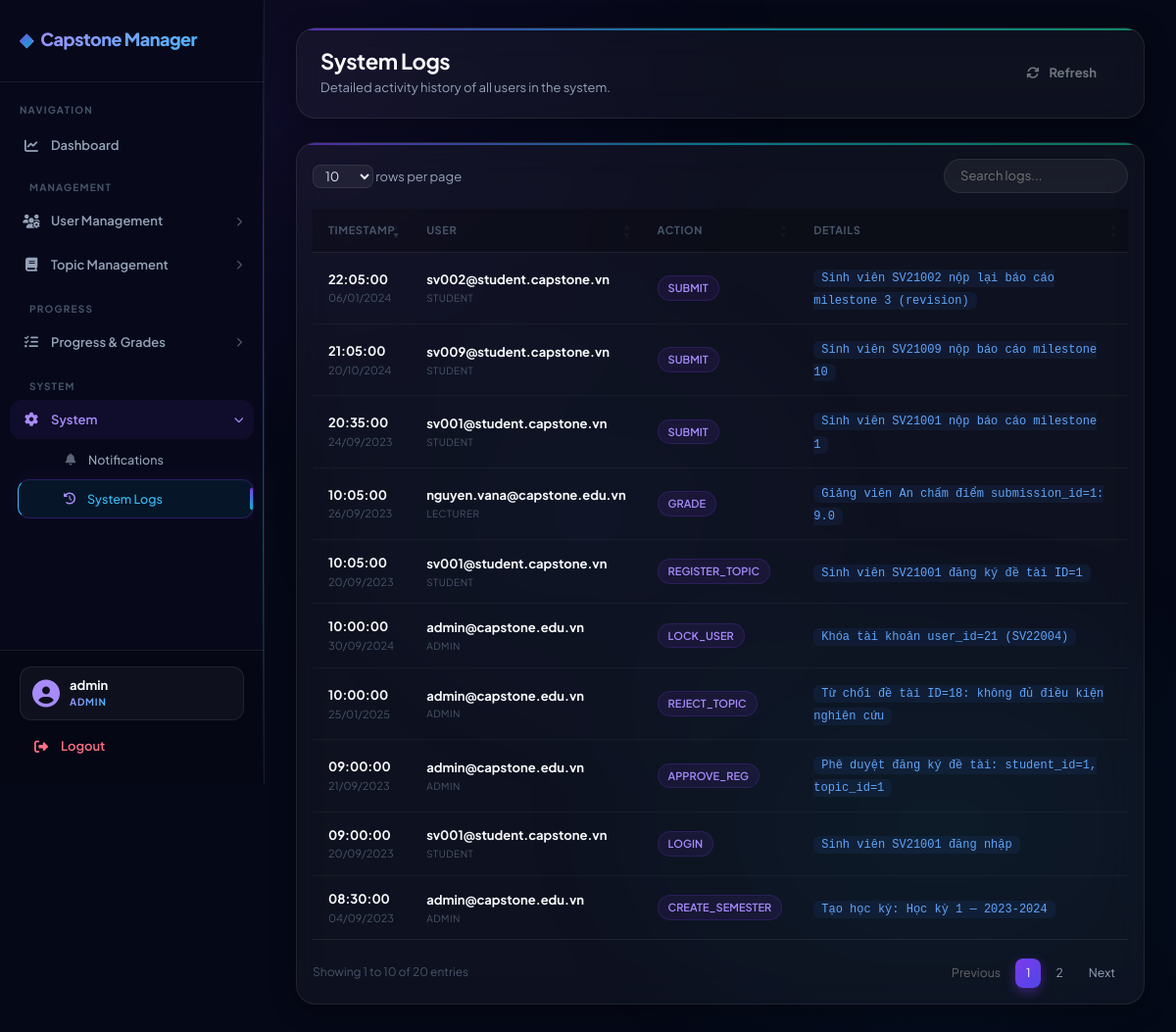
The page /index.php?page=logs (signed in) on the database its author committed.
### tables this page shows
CREATE TABLE system_logs (
  id         INT UNSIGNED AUTO_INCREMENT PRIMARY KEY,
  user_id    INT UNSIGNED DEFAULT NULL,
  action     VARCHAR(100) NOT NULL,
  details    TEXT         DEFAULT NULL,
  created_at TIMESTAMP DEFAULT CURRENT_TIMESTAMP,
  FOREIGN KEY (user_id) REFERENCES users(id) ON DELETE SET NULL
);

CREATE TABLE users (
  id         INT UNSIGNED AUTO_INCREMENT PRIMARY KEY,
  email      VARCHAR(150) NOT NULL UNIQUE,
  password   VARCHAR(255) NOT NULL,
  role       ENUM('admin','lecturer','student') NOT NULL DEFAULT 'student',
  status     ENUM('active','locked') NOT NULL DEFAULT 'active',
  created_at TIMESTAMP DEFAULT CURRENT_TIMESTAMP
);

### app/controllers/LogController.php (called while the page is built, shortened)
<?php
class LogController {
    private $logModel;
    public function __construct() {
        $this->logModel = new SystemLog();
    }
    public function index() {
        $logs = $this->logModel->getAll();
        require '../app/views/logs/index.php';
    }
}

### core/Database.php (called while the page is built)
<?php
class Database {
    private static $instance = null;
    private $conn;
    private $host = "localhost";
    private $dbname = "capstone_manager";
    private $username = "root";
    private $password = "";
    private function __construct(){
        try{
            $this->conn = new PDO(
                "mysql:host={$this->host};dbname={$this->dbname};charset=utf8mb4",
                $this->username,
                $this->password
            );
            $this->conn->setAttribute(
                PDO::ATTR_ERRMODE,
                PDO::ERRMODE_EXCEPTION
            );
            $this->conn->setAttribute(
                PDO::ATTR_DEFAULT_FETCH_MODE,
                PDO::FETCH_ASSOC
            );
        }catch(PDOException $e){
            die("Database Error: " . $e->getMessage());
        }
    }
    public static function getInstance(){
        if(self::$instance == null){
            self::$instance = new Database();
        }
        return self::$instance;
    }
    public function getConnection(){
        return $this->conn;
    }
}

### app/models/SystemLog.php (called while the page is built, shortened)
<?php
class SystemLog {
    private $conn;
    public function __construct() {
        $this->conn = Database::getInstance()->getConnection();
    }
    public function getAll() {
        $sql = "SELECT l.*, u.email, u.role
                FROM system_logs l
                LEFT JOIN users u ON l.user_id = u.id
                ORDER BY l.created_at DESC";
        try {
            $stmt = $this->conn->query($sql);
            return $stmt ? $stmt->fetchAll(PDO::FETCH_ASSOC) : [];
        } catch (PDOException $e) {
            return [];
        }
    }
}

### app/views/logs/index.php (the view, shortened to what this page needs)
<?php require '../app/views/layouts/header.php'; ?>
<?php require '../app/views/layouts/sidebar.php'; ?>
<div class="main-content">
    <div class="page-header mb-4" data-aos="fade-down">
        <div>
            <h2 class="fw-bold mb-1">System Logs</h2>
            <p class="mb-0" style="color:var(--text-muted);font-size:13px;">Detailed activity history of all users in the system.</p>
        </div>
        <button onclick="window.location.reload()"
                class="btn btn-outline-secondary rounded-pill px-4 fw-bold">
            <i class="fa-solid fa-arrows-rotate me-1"></i>Refresh
        </button>
    </div>
    <div class="table-container" data-aos="fade-up" data-aos-delay="50">
        <div class="table-responsive p-3">
            <table class="table table-hover mb-0" id="systemLogTable">
                <thead>
                    <tr>
                        <th class="ps-4">Timestamp</th>
                        <th>User</th>
                        <th>Action</th>
                        <th>Details</th>
                    </tr>
                </thead>
                <tbody>
                    <?php if (!empty($logs)): ?>
                        <?php foreach ($logs as $log): ?>
                            <tr>
                                <td class="ps-4">
                                    <div class="fw-bold" style="font-size:13px;color:var(--text-bright);">
                                        <?= date('H:i:s', strtotime($log['created_at'])) ?>
                                    </div>
                                    <div style="font-size:11px;color:var(--text-faint);">
                                        <?= date('d/m/Y', strtotime($log['created_at'])) ?>
                                    </div>
                                </td>
                                <td>
                                    <div class="fw-bold" style="color:var(--text-bright);font-size:13px;">
                                        <?= htmlspecialchars($log['email'] ?? 'System') ?>
                                    </div>
                                    <div style="font-size:10px;color:var(--text-faint);text-transform:uppercase;letter-spacing:.5px;">
                                        <?= strtoupper($log['role'] ?? 'N/A') ?>
                                    </div>
                                </td>
                                <td>
                                    <span style="display:inline-flex;align-items:center;padding:3px 10px;font-size:11px;font-weight:600;background:rgba(124,58,237,0.1);color:#a78bfa;border:1px solid rgba(124,58,237,0.2);border-radius:50px;">
                                        <?= htmlspecialchars($log['action']) ?>
                                    </span>
                                </td>
                                <td>
                                    <code style="font-size:12px;color:#60a5fa;background:rgba(59,130,246,0.08);padding:2px 8px;border-radius:6px;">
                                        <?= htmlspecialchars($log['details'] ?? '---') ?>
                                    </code>
                                </td>
                            </tr>
                        <?php endforeach; ?>
                    <?php endif; ?>
                </tbody>
            </table>
        </div>
    </div>
</div>
<?php require '../app/views/layouts/footer.php'; ?>

### rows shown on the page
system_logs: created_at "10:00:00", created_at "25/01/2025", user.email "admin@capstone.edu.vn", user.role "ADMIN", action "REJECT_TOPIC", details "Từ chối đề tài ID=18: không đủ điều kiện nghiên cứu"
system_logs: created_at "21:05:00", created_at "20/10/2024", user.email "sv009@student.capstone.vn", user.role "STUDENT", action "SUBMIT", details "Sinh viên SV21009 nộp báo cáo milestone 10"
system_logs: created_at "10:00:00", created_at "30/09/2024", user.email "admin@capstone.edu.vn", user.role "ADMIN", action "LOCK_USER", details "Khóa tài khoản user_id=21 (SV22004)"
system_logs: created_at "22:05:00", created_at "06/01/2024", user.email "sv002@student.capstone.vn", user.role "STUDENT", action "SUBMIT", details "Sinh viên SV21002 nộp lại báo cáo milestone 3 (revision)"
system_logs: created_at "10:05:00", created_at "26/09/2023", user.email "nguyen.vana@capstone.edu.vn", user.role "LECTURER", action "GRADE", details "Giảng viên An chấm điểm submission_id=1: 9.0"
system_logs: created_at "20:35:00", created_at "24/09/2023", user.email "sv001@student.capstone.vn", user.role "STUDENT", action "SUBMIT", details "Sinh viên SV21001 nộp báo cáo milestone 1"
system_logs: created_at "09:00:00", created_at "21/09/2023", user.email "admin@capstone.edu.vn", user.role "ADMIN", action "APPROVE_REG", details "Phê duyệt đăng ký đề tài: student_id=1, topic_id=1"
system_logs: created_at "10:05:00", created_at "20/09/2023", user.email "sv001@student.capstone.vn", user.role "STUDENT", action "REGISTER_TOPIC", details "Sinh viên SV21001 đăng ký đề tài ID=1"
system_logs: created_at "09:00:00", created_at "20/09/2023", user.email "sv001@student.capstone.vn", user.role "STUDENT", action "LOGIN", details "Sinh viên SV21001 đăng nhập"
system_logs: created_at "08:30:00", created_at "04/09/2023", user.email "admin@capstone.edu.vn", user.role "ADMIN", action "CREATE_SEMESTER", details "Tạo học kỳ: Học kỳ 1 — 2023-2024"

### other values the page prints
explode('@', $email)[0] "admin"
$_SESSION['user']['role'] "ADMIN"
